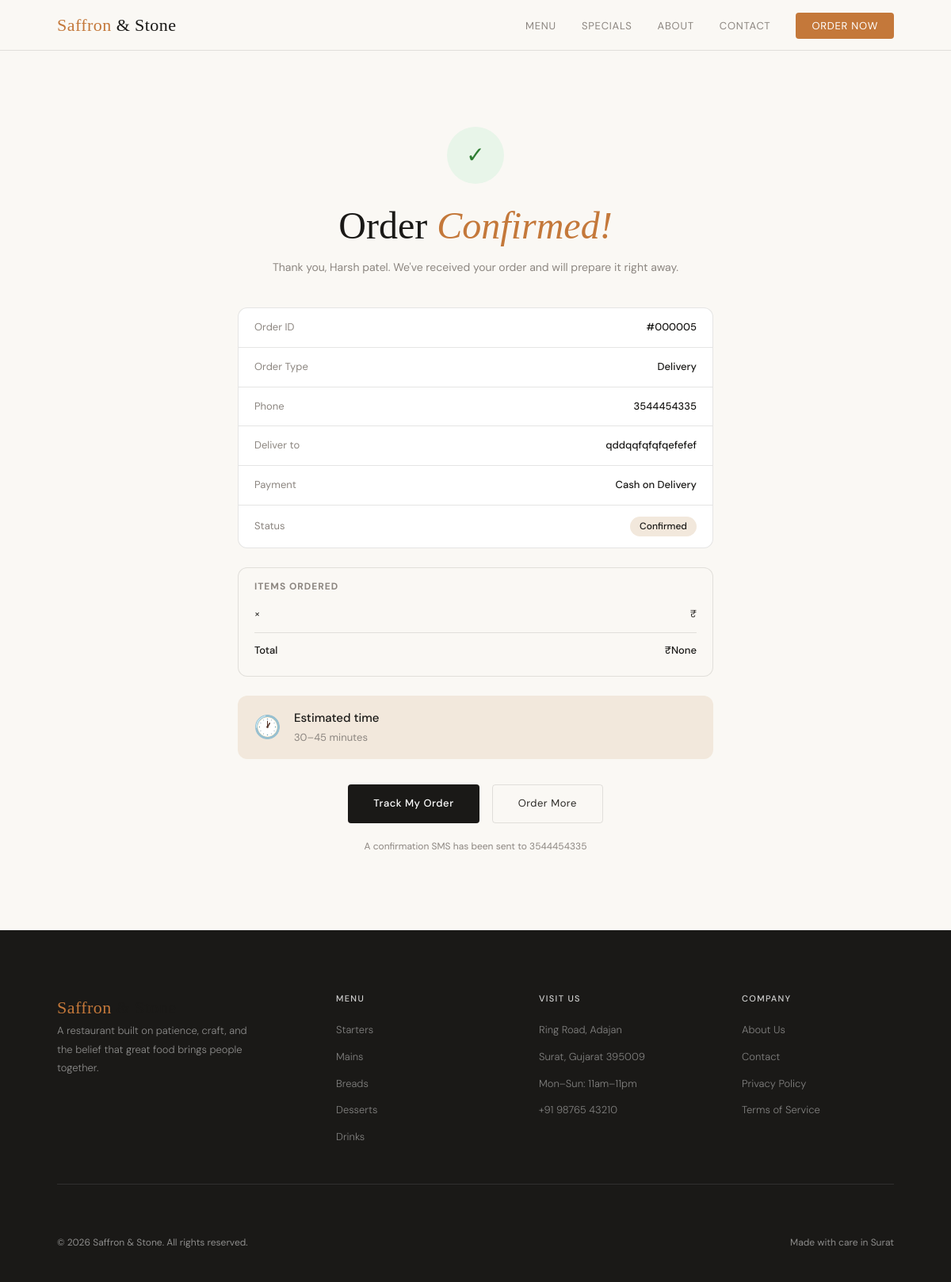
Page /order/confirm/5/ on the committed database.
### myapp/models.py (models this page shows, shortened)
class Order(models.Model):
    ORDER_TYPE_CHOICES = [
        ('delivery', 'Delivery'),
        ('pickup',   'Self Pickup'),
        ('dine',     'Dine In'),
    ]
    PAYMENT_CHOICES = [
        ('cod',  'Cash on Delivery'),
        ('upi',  'UPI / GPay / PhonePe'),
        ('card', 'Credit / Debit Card'),
    ]
    STATUS_CHOICES = [
        ('confirmed',         'Confirmed'),
        ('preparing',         'Preparing'),
        ('ready',             'Ready'),
        ('out_for_delivery',  'Out for Delivery'),
        ('delivered',         'Delivered'),
        ('cancelled',         'Cancelled'),
    ]
    first_name     = models.CharField(max_length=100)
    last_name      = models.CharField(max_length=100, blank=True)
    phone          = models.CharField(max_length=20)
    email          = models.EmailField(blank=True)
    order_type     = models.CharField(max_length=20, choices=ORDER_TYPE_CHOICES, default='delivery')
    address        = models.TextField(blank=True)
    payment_method = models.CharField(max_length=20, choices=PAYMENT_CHOICES, default='cod')
    notes          = models.TextField(blank=True)
    items          = models.ManyToManyField(MenuItem, blank=True, related_name='orders')
    total_amount   = models.DecimalField(max_digits=10, decimal_places=2, null=True, blank=True)
    status         = models.CharField(max_length=30, choices=STATUS_CHOICES, default='confirmed')
    created_at     = models.DateTimeField(auto_now_add=True)
    updated_at     = models.DateTimeField(auto_now=True)
    class Meta:
        ordering = ['-created_at']

class MenuItem(models.Model):
    category       = models.ForeignKey(Category, on_delete=models.CASCADE, related_name='items')
    name           = models.CharField(max_length=200)
    description    = models.TextField()
    price          = models.DecimalField(max_digits=8, decimal_places=2)
    original_price = models.DecimalField(max_digits=8, decimal_places=2, null=True, blank=True)
    image          = models.ImageField(upload_to='menu/', null=True, blank=True)
    ingredients    = models.TextField(blank=True)
    allergens      = models.TextField(blank=True)
    is_veg         = models.BooleanField(default=True)
    is_active      = models.BooleanField(default=True)
    is_featured    = models.BooleanField(default=False)
    is_popular     = models.BooleanField(default=False)
    is_special     = models.BooleanField(default=False)   # weekend special
    is_spicy       = models.BooleanField(default=False)
    is_gluten_free = models.BooleanField(default=False)
    serves         = models.CharField(max_length=20, blank=True)
    prep_time      = models.PositiveIntegerField(null=True, blank=True, help_text='Minutes')
    created_at     = models.DateTimeField(auto_now_add=True)
    class Meta:
        ordering = ['category', 'name']

### myapp/views.py (the view)
# urls.py: path('order/confirm/<int:pk>/',   order_confirm,    name='order_confirm'),
def order_confirm(request, pk):
    order_obj = get_object_or_404(Order, pk=pk)
    return render(request, 'order_confirm.html', {'order': order_obj})

### myapp/templates/order_confirm.html (shortened to what this page needs)
{% extends "base.html" %}
{% load static %}
{% block content %}
<section class="confirm-section">
  <div class="confirm-card">
    <div class="confirm-icon">✓</div>
    <h1 class="confirm-title">Order <em>Confirmed!</em></h1>
    <p class="confirm-sub">Thank you, {{ order.first_name }}. We've received your order and will prepare it right away.</p>
    <div class="confirm-meta">
      <div class="confirm-row">
        <span>Order ID</span>
        <strong>#{{ order.id|stringformat:"06d" }}</strong>
      </div>
      <div class="confirm-row">
        <span>Order Type</span>
        <strong>{{ order.get_order_type_display }}</strong>
      </div>
      <div class="confirm-row">
        <span>Phone</span>
        <strong>{{ order.phone }}</strong>
      </div>
      {% if order.address %}
      <div class="confirm-row">
        <span>Deliver to</span>
        <strong>{{ order.address }}</strong>
      </div>
      {% endif %}
      <div class="confirm-row">
        <span>Payment</span>
        <strong>{{ order.get_payment_method_display }}</strong>
      </div>
      <div class="confirm-row">
        <span>Status</span>
        <strong class="status-badge">{{ order.get_status_display }}</strong>
      </div>
    </div>
    {% if order.items.all %}
    <div class="confirm-items">
      <h4>Items Ordered</h4>
      {% for oi in order.items.all %}
      <div class="confirm-item-row">
        <span>{{ oi.menu_item.name }} × {{ oi.quantity }}</span>
        <span>₹{{ oi.subtotal }}</span>
      </div>
      {% endfor %}
      <div class="confirm-item-row total">
        <span>Total</span>
        <span>₹{{ order.total_amount }}</span>
      </div>
    </div>
    {% endif %}
    <div class="confirm-eta">
      <div class="eta-icon">🕐</div>
      <div>
        <strong>Estimated time</strong>
        <span>30–45 minutes</span>
      </div>
    </div>
    <div class="confirm-actions">
      <a href="{% url 'order_track' order.id %}" class="btn-primary">Track My Order</a>
      <a href="{% url 'menu' %}" class="btn-outline">Order More</a>
    </div>
    <p class="confirm-note">A confirmation SMS has been sent to {{ order.phone }}</p>
  </div>
</section>
{% endblock %}

### myapp/static/main.css (style rules this page uses)
*, *::before, *::after { box-sizing: border-box; margin: 0; padding: 0; }
:root { --cream: #FAF8F4; --stone: #E8E4DC; --warm-gray: #8C8680; --charcoal: #2A2825; --ink: #1A1917; --accent: #C4783A; --accent-light: #F2E8DC; --white: #FFFFFF; --border: rgba(42,40,37,0.12); --radius: 4px; --radius-lg: 12px; --success: #2E7D32; --danger: #C62828; }
html { scroll-behavior: smooth; }
body { font-family: 'DM Sans', sans-serif; background: var(--cream); color: var(--charcoal); font-size: 15px; line-height: 1.6; }
h1, h2, h3, h4 { line-height: 1.2; }
em { font-style: italic; color: var(--accent); }
a { color: inherit; }
.btn-primary { background: var(--ink); color: var(--white); padding: 14px 32px; border-radius: var(--radius); text-decoration: none; font-size: 13px; font-weight: 500; letter-spacing: .04em; display: inline-block; transition: background .2s; }
.btn-outline { border: 1px solid var(--border); color: var(--charcoal); padding: 13px 32px; border-radius: var(--radius); text-decoration: none; font-size: 13px; font-weight: 400; letter-spacing: .04em; display: inline-block; transition: border-color .2s; }
section { padding: 6rem 6vw; }
.confirm-section { padding: 6rem 6vw; display: flex; justify-content: center; }
.confirm-card { max-width: 600px; width: 100%; text-align: center; }
.confirm-icon { width: 72px; height: 72px; background: #E8F5E9; border-radius: 50%; display: flex; align-items: center; justify-content: center; font-size: 28px; color: var(--success); margin: 0 auto 1.5rem; font-weight: 500; }
.confirm-title { font-family: 'Cormorant Garamond', serif; font-size: clamp(2rem,4vw,3rem); font-weight: 400; color: var(--ink); margin-bottom: .75rem; }
.confirm-sub { color: var(--warm-gray); font-size: 14px; margin-bottom: 2.5rem; }
.confirm-meta { background: var(--white); border: 1px solid var(--border); border-radius: var(--radius-lg); overflow: hidden; margin-bottom: 1.5rem; text-align: left; }
.confirm-row { display: flex; justify-content: space-between; align-items: center; padding: .875rem 1.25rem; border-bottom: 1px solid var(--border); font-size: 13px; }
.confirm-row:last-child { border-bottom: none; }
.confirm-row span { color: var(--warm-gray); }
.confirm-row strong { color: var(--ink); font-weight: 500; }
.status-badge { background: var(--accent-light); color: var(--accent); padding: 3px 12px; border-radius: 100px; font-size: 12px; }
.confirm-items { background: var(--cream); border: 1px solid var(--border); border-radius: var(--radius-lg); padding: 1rem 1.25rem; text-align: left; margin-bottom: 1.5rem; }
.confirm-items h4 { font-size: 12px; letter-spacing: .08em; text-transform: uppercase; color: var(--warm-gray); margin-bottom: .75rem; }
.confirm-item-row { display: flex; justify-content: space-between; font-size: 13px; padding: 5px 0; color: var(--charcoal); }
.confirm-item-row.total { font-weight: 500; color: var(--ink); padding-top: .75rem; margin-top: .5rem; border-top: 1px solid var(--border); }
.confirm-eta { display: flex; align-items: center; gap: 1rem; background: var(--accent-light); border-radius: var(--radius-lg); padding: 1rem 1.25rem; margin-bottom: 2rem; text-align: left; }
.eta-icon { font-size: 28px; }
.confirm-eta strong { display: block; font-weight: 500; color: var(--ink); }
.confirm-eta span { font-size: 13px; color: var(--warm-gray); }
.confirm-actions { display: flex; gap: 1rem; justify-content: center; flex-wrap: wrap; margin-bottom: 1.25rem; }
.confirm-note { font-size: 12px; color: var(--warm-gray); }

### rows in the picture
Order: first_name "Harsh patel", id "000005", order_type "Delivery", phone "3544454335", address "qddqqfqfqfqefefef", payment_method "Cash on Delivery", status "Confirmed", total_amount "None"
